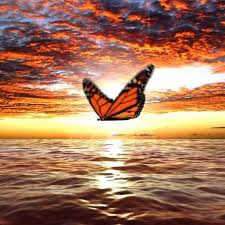
//> input picture src/imaginiTest/test1.jpg, 225 x 225 px
$ ./canny imaginiTest/test1.jpg   (built with g++ and OpenCV 4)
//> lines starting //> are read from the running program, lines starting //| are printed output that depends on the picture; after the words box and inside, x2 and y2 are one past the last pixel; in counts of white or black regions, pixels touching at a corner belong together
#include <opencv2/opencv.hpp>
#include <string>
#include <filesystem>

int main(int argc, char **argv)
{
    // Verifică dacă calea imaginii este furnizată ca argument
    if (argc != 2)
    {
        printf("Utilizare: %s <cale_imagine>\n", argv[0]);
        return -1;
    }

    // Încarcă imaginea
    cv::Mat src = cv::imread(argv[1], cv::IMREAD_COLOR);
//> src is the input picture: 225 rows x 225 cols, CV_8UC3; mean B, G, R 91.7, 118.2, 165.9
    if (src.empty())
    {
        printf("Nu s-a putut încărca imaginea: %s\n", argv[1]);
        return -1;
    }

    // Convertirea imaginii în gri
    cv::Mat gray;
    cv::cvtColor(src, gray, cv::COLOR_BGR2GRAY);
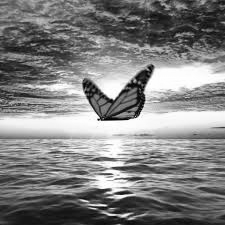
//> gray: 225 rows x 225 cols, CV_8UC1; min 1, max 255, mean 129.4

    // Aplicarea filtrului Gaussian pentru a reduce zgomotul și pentru a evita detectările false de contururi
    cv::GaussianBlur(gray, gray, cv::Size(5, 5), 1.5);
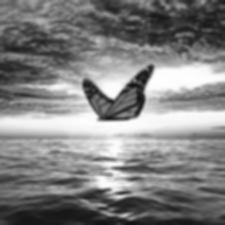
//> gray: 225 rows x 225 cols, CV_8UC1; min 17, max 254, mean 129.4

    // Aplicarea detectării muchiilor folosind algoritmul Canny
    cv::Mat edges;
    cv::Canny(gray, edges, 100, 200);
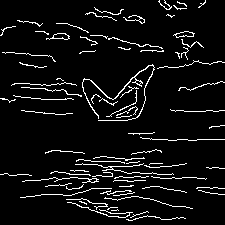
//> edges: 225 rows x 225 cols, CV_8UC1; 6.6% white in thin lines or dots

    // Găsirea contururilor
    std::vector<std::vector<cv::Point>> contours;
    cv::findContours(edges, contours, cv::RETR_EXTERNAL, cv::CHAIN_APPROX_SIMPLE);
//> contours = 79 contours, 74 with area under 20; largest, box (x1, y1, x2, y2) and area: (82, 64, 155, 121) 101, (46, 33, 70, 40) 75, (173, 31, 195, 38) 72, (22, 177, 99, 183) 26, (123, 15, 145, 24) 26

    // Desenarea contururilor pe imaginea originală
    cv::Mat result = src.clone();
    cv::drawContours(result, contours, -1, cv::Scalar(0, 255, 0), 2);
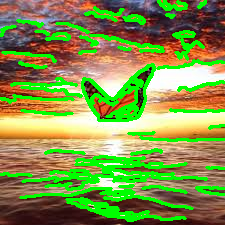
//> result: 225 rows x 225 cols, CV_8UC3; mean B, G, R 73.5, 148.1, 130.4

    // Extract the file path and name
    std::filesystem::path path(argv[1]);
    std::string new_filename = path.stem().string() + "_canny" + path.extension().string();
//> new_filename = "test1_canny.jpg"
    std::filesystem::path new_path = path.parent_path() / new_filename;

    // Save the processed image
    cv::imwrite(new_path.string(), result);
    printf("Saved canny image to: %s\n", new_path.string().c_str());
//| Saved canny image to: imaginiTest/test1_canny.jpg

    // Afișarea imaginilor
    cv::imshow("Original", src);
    cv::imshow("Contururi", result);

    // Așteaptă să se apese o tastă
    cv::waitKey(0);

    return 0;
}

$ run again, on src/imaginiTest/test3.jpg
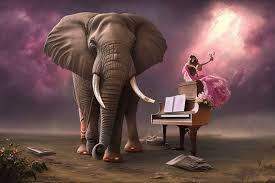
//> input picture src/imaginiTest/test3.jpg, 275 x 183 px
//> src is the input picture: 183 rows x 275 cols, CV_8UC3; mean B, G, R 78.8, 79.8, 108.2
//> `cv::Canny(gray, edges, 100, 200);`:
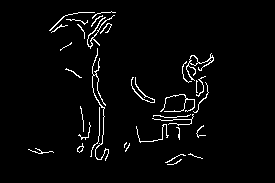
//> edges: 183 rows x 275 cols, CV_8UC1; 3.1% white in thin lines or dots, all inside (x1, y1, x2, y2) = (28, 11, 214, 165)
//> contours = 33 contours, 28 with area under 20; largest, box (x1, y1, x2, y2) and area: (186, 53, 214, 81) 100, (92, 48, 109, 161) 36, (87, 15, 115, 49) 36, (77, 143, 84, 153) 26, (131, 77, 155, 103) 26
//> `cv::drawContours(result, contours, -1, cv::Scalar(0, 255, 0), 2);`:
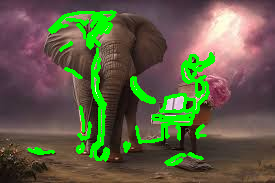
//> result: 183 rows x 275 cols, CV_8UC3; 9.6% of pixels changed, all inside (x1, y1, x2, y2) = (27, 10, 215, 166)
//> new_filename = "test3_canny.jpg"
//| Saved canny image to: imaginiTest/test3_canny.jpg
